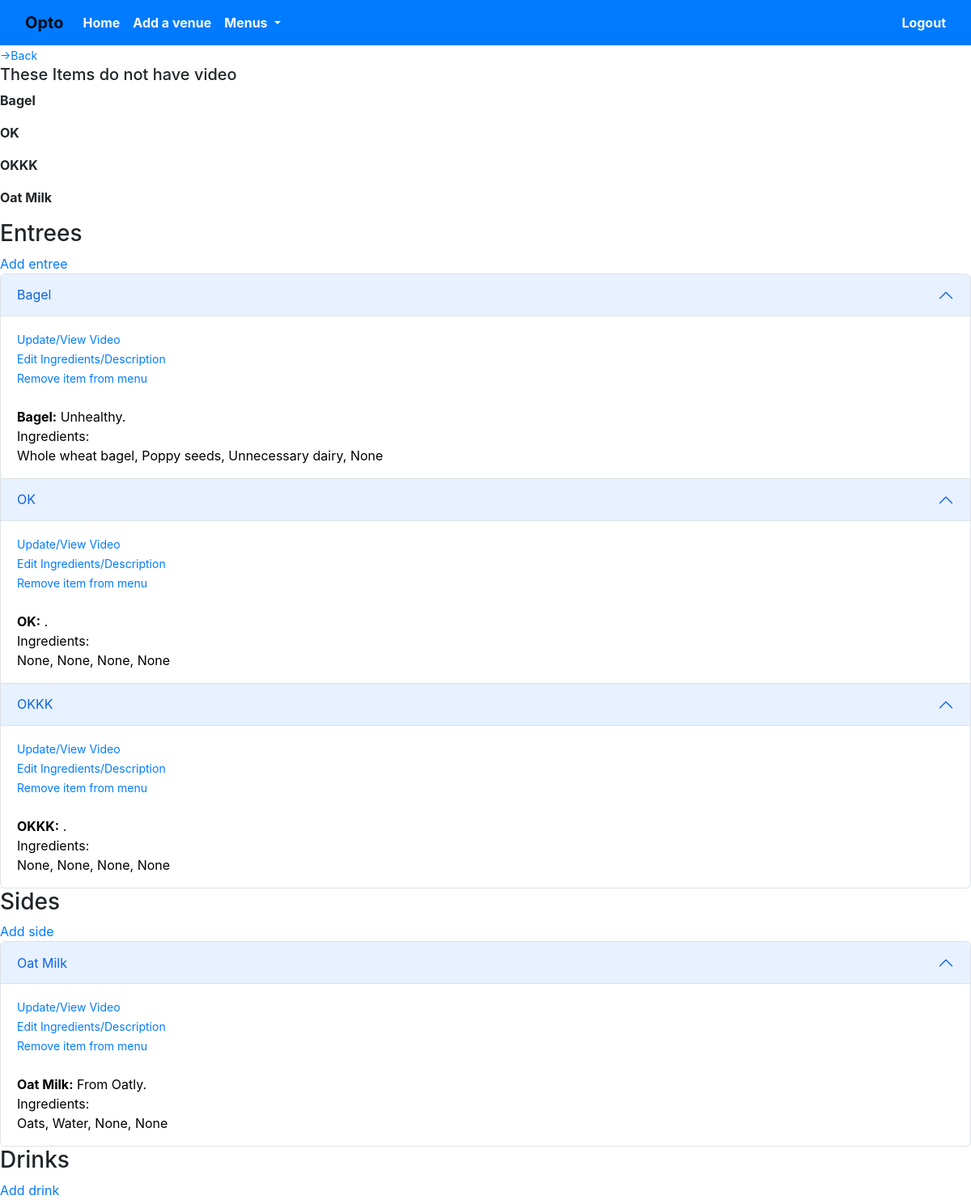
/edit_menu/8/ (signed in), run on the app's committed database.
### core/models.py (models this page shows)
class MainCourse(models.Model):
	menu = models.ForeignKey(Menu, on_delete=models.CASCADE)
	name = models.CharField(max_length=100)
	ingredient1 = models.CharField(max_length=100, null=True, blank=True)
	ingredient2 = models.CharField(max_length=100, null=True, blank=True)
	ingredient3 = models.CharField(max_length=100, null=True, blank=True)
	ingredient4 = models.CharField(max_length=100, null=True, blank=True)
	ingredient5 = models.CharField(max_length=100, null=True, blank=True)
	ingredient6 = models.CharField(max_length=100, null=True, blank=True)
	ingredient7 = models.CharField(max_length=100, null=True, blank=True)
	ingredient8 = models.CharField(max_length=100, null=True, blank=True)
	ingredient9 = models.CharField(max_length=100, null=True, blank=True)
	ingredient10 = models.CharField(max_length=100, null=True, blank=True)
	description = models.TextField(null=True, blank=True)
	def __str__(self):
		return f"{self.name}"

class SideDish(models.Model):
	menu = models.ForeignKey(Menu, on_delete=models.CASCADE)
	name = models.CharField(max_length=100)
	ingredient1 = models.CharField(max_length=100, null=True, blank=True)
	ingredient2 = models.CharField(max_length=100, null=True, blank=True)
	ingredient3 = models.CharField(max_length=100, null=True, blank=True)
	ingredient4 = models.CharField(max_length=100, null=True, blank=True)
	ingredient5 = models.CharField(max_length=100, null=True, blank=True)
	ingredient6 = models.CharField(max_length=100, null=True, blank=True)
	ingredient7 = models.CharField(max_length=100, null=True, blank=True)
	ingredient8 = models.CharField(max_length=100, null=True, blank=True)
	ingredient9 = models.CharField(max_length=100, null=True, blank=True)
	ingredient10 = models.CharField(max_length=100, null=True, blank=True)
	description = models.TextField(null=True, blank=True)
	def __str__(self):
		return f"{self.name}"

### core/views.py (the view)
# urls.py: path('edit_menu/<int:user_id>/', views.edit_menu, name='edit_menu'),
def edit_menu(request, user_id):
	entrees = [entree for entree in MainCourse.objects.all() if str(entree.menu.menu_owner) == str(request.user.email)]
	sides = [side for side in SideDish.objects.all() if str(side.menu.menu_owner) == str(request.user.email)]
	drinks = [drink for drink in Drink.objects.all() if str(drink.menu.menu_owner) == str(request.user.email)]
	has_video = []
	for item in MainCourseVideo.objects.all():
		for entree in MainCourse.objects.all():
			if str(item.main_course_item) == str(entree):
				has_video.append(entree)
				break
	for item in SideDishVideo.objects.all():
		for side in SideDish.objects.all():
			if str(item.side_dish_item) == str(side):
				has_video.append(side)
				break
	for item in DrinkVideo.objects.all():
		for drink in Drink.objects.all():
			if str(item.drink_item) == str(drink):
				has_video.append(drink)
				break
	no_video = []
	for entree in entrees:
		if entree not in has_video:
			no_video.append(entree)
	for side in sides:
		if side not in has_video:
			no_video.append(side)
	for drink in drinks:
		if drink not in has_video:
			no_video.append(drink)
	context = {'entrees':entrees, 'has_video':has_video, 'no_video':no_video,
		'sides':sides, 'drinks':drinks}
	return render(request, 'core/edit_menu.html', context)

### core/models.py (called while the page is built)
	def __str__(self):
		return f"{self.name}"

### users/models.py (called while the page is built)
	def __str__(self):
		return self.email

### core/templates/core/edit_menu.html (shortened to what this page needs)
<!DOCTYPE html>
<html>
{% extends 'core/base.html' %}
{% load bootstrap5 %}
{% block navbar %}
<head>
</head>
<body>
<small><a href="{% url 'core:home' %}">->Back</a></small><br>
{% endblock navbar %}
{% block content %}
{% if no_video %}
	<h5>These Items do not have video</h5>
{% endif %}
{% for item in no_video %}
	<p><b>{{ item }}</b><br>
{% empty %}
	<p>You're all set! All of your menu items have video.</p>
{% endfor %}
<h3>Entrees</h3>
<a href="{% url 'core:add_main_course' user.id %}">Add entree</a>
<div class="accordion" id="accordionExample">
	{% for entree in entrees %}
  <div class="accordion-item">
    <h2 class="accordion-header" id="entree{{ entree.id }}">
      <button class="accordion-button" type="button" data-bs-toggle="collapse" data-bs-target="#collapseOne" aria-expanded="true" aria-controls="collapseOne">
        {{ entree }}
      </button>
    </h2>
    <div id="collapseOne" class="accordion-collapse collapse show" aria-labelledby="entree{{ entree.id }}" data-bs-parent="#accordionExample">
      <div class="accordion-body">
      	<small><a href="{% url 'core:add_main_course_video' entree.id %}">Update/View Video</a></small><br>
    		<small><a href="{% url 'core:edit_main_course' entree.id %}">Edit Ingredients/Description</a></small><br>
    		<small><a href="{% url 'core:edit_menu' user.id %}">Remove item from menu</a></small><br><br>
        <strong>{{ entree.name }}:</strong> {{ entree.description }}.<br> Ingredients:<br>{{ entree.ingredient1 }}, {{ entree.ingredient2 }}, {{ entree.ingredient3 }}, {{ entree.ingredient4 }}
      </div>
    </div>
  </div>
  {% endfor %}
</div>
<h3>Sides</h3>
<a href="{% url 'core:add_side_dish' user.id %}">Add side</a>
<div class="accordion" id="accordionExample">
	{% for side in sides %}
  <div class="accordion-item">
    <h2 class="accordion-header" id="side{{ side.id }}">
      <button class="accordion-button" type="button" data-bs-toggle="collapse" data-bs-target="#collapseOne" aria-expanded="true" aria-controls="collapseOne">
        {{ side }}
      </button>
    </h2>
    <div id="collapseOne" class="accordion-collapse collapse show" aria-labelledby="side{{ side.id }}" data-bs-parent="#accordionExample">
      <div class="accordion-body">
      	<small><a href="{% url 'core:add_side_dish_video' side.id %}">Update/View Video</a></small><br>
    		<small><a href="{% url 'core:edit_side_dish' side.id %}">Edit Ingredients/Description</a></small><br>
    		<small><a href="">Remove item from menu</a></small><br><br>
        <strong>{{ side.name }}:</strong> {{ side.description }}.<br> Ingredients:<br>{{ side.ingredient1 }}, {{ side.ingredient2 }}, {{ side.ingredient3 }}, {{ side.ingredient4 }}
      </div>
    </div>
  </div>
  {% endfor %}
</div>
<h3>Drinks</h3>
<a href="{% url 'core:add_drink' user.id %}">Add drink</a>
{% endblock content %}

### core/templates/core/base.html (shortened to what this page needs)
{% load bootstrap4 %}
<!DOCTYPE html>
<html>
<head>
	<link href="https://cdn.jsdelivr.net/npm/bootstrap@5.2.0-beta1/dist/css/bootstrap.min.css" rel="stylesheet">
	{% bootstrap_css %}
</head>
<body>
<nav class="navbar navbar-expand-lg bg-primary">
  <div class="container-fluid">
    <a class="navbar-brand" href="{% url 'core:home' %}"><b>Opto</b></a>
    <div class="collapse navbar-collapse" id="navbarSupportedContent">
      <ul class="navbar-nav me-auto mb-2 mb-lg-0">
        <li class="nav-item">
          <a class="nav-link active text-light" aria-current="page" href="{% url 'core:home' %}"><b>Home</b></a>
        </li>
        {% if request.user.is_venue == True %}
        	<li class="nav-item">
          		<a class="nav-link text-light" href="{% url 'core:venue_form' request.user.id %}"><b>Add a venue</b></a>
        	</li>
        	<li class="nav-item dropdown">
          		<a class="nav-link dropdown-toggle text-light" href="" role="button" data-bs-toggle="dropdown" aria-expanded="false"><b>Menus</b>
          		</a>
        	</li>
        {% endif %}
      </ul>
      {% if request.user.is_authenticated %}
      	<a class="text-light" href="{% url 'users:logout' %}"><b>Logout</b></a>
      {% else %}
      	<a class="text-light" href="{% url 'users:register' %}"><b>Register&nbsp&nbsp</b></a>
      	<a class="text-light" href="{% url 'users:login' %}"><b>Logon</b></a>
      {% endif %}
    </div>
  </div>
</nav>
		{% block navbar %}{% endblock navbar %}
	<div>
		{% block content%}{%endblock content %}
	</div>
</body>
</html>

### data on the page
MainCourse: name "Bagel", description "Unhealthy", ingredient1 "Whole wheat bagel", ingredient2 "Poppy seeds", ingredient3 "Unnecessary dairy", ingredient4 "None"
MainCourse: name "OK", ingredient1 "None", ingredient2 "None", ingredient3 "None", ingredient4 "None"
MainCourse: name "OKKK", ingredient1 "None", ingredient2 "None", ingredient3 "None", ingredient4 "None"
SideDish: name "Oat Milk", description "From Oatly", ingredient1 "Oats", ingredient2 "Water", ingredient3 "None", ingredient4 "None"
